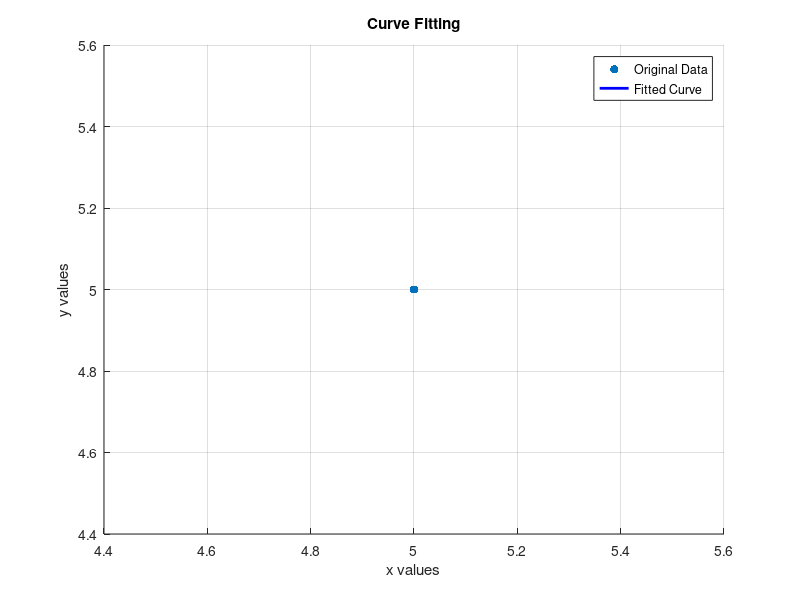

Recreate this plot in MATLAB.
clc; clear; close all;

% Ask user for the type of curve fitting
disp('Choose the type of curve fitting:');
disp('1: Linear (y = a + bx)');
disp('2: Quadratic (y = a + bx + cx^2)');
disp('3: Power Law (y = ax^b)');
disp('4: Exponential (y = a * b^x)');
disp('5: Exponential with e (y = a * e^(bx))');

choice = input('Enter your choice (1-5): ');

% Input Data Points as Strings and Convert to Numeric Arrays
x_str = input('Enter x values as space-separated numbers: ', 's');
y_str = input('Enter y values as space-separated numbers: ', 's');

x = str2num(x_str); % Convert string to numeric array
y = str2num(y_str);

% Ensure x and y are column vectors
x = x(:);
y = y(:);

% Fit the chosen model
switch choice
    case 1  % Linear: y = a + bx
        X = [ones(length(x),1), x];  % Design matrix
        coeffs = X \ y;  % Solve for a and b
        a = coeffs(1);
        b = coeffs(2);
        y_fit = a + b*x;
        fprintf('Fitted Equation: y = %.4f + %.4fx\n', a, b);

    case 2  % Quadratic: y = a + bx + cx^2
        X = [ones(length(x),1), x, x.^2];  % Design matrix
        coeffs = X \ y;  % Solve for a, b, and c
        a = coeffs(1);
        b = coeffs(2);
        c = coeffs(3);
        y_fit = a + b*x + c*x.^2;
        fprintf('Fitted Equation: y = %.4f + %.4fx + %.4fx^2\n', a, b, c);

    case 3  % Power Law: y = ax^b  (log-linear transformation)
        log_x = log(x);
        log_y = log(y);
        X = [ones(length(log_x),1), log_x];  
        coeffs = X \ log_y;  
        a = exp(coeffs(1));  % Convert back from log-space
        b = coeffs(2);
        y_fit = a * x.^b;
        fprintf('Fitted Equation: y = %.4fx^%.4f\n', a, b);

    case 4  % Exponential: y = a * b^x (log transformation)
        log_y = log(y);
        X = [ones(length(x),1), x];
        coeffs = X \ log_y;  
        a = exp(coeffs(1));  % Convert back from log-space
        b = exp(coeffs(2));
        y_fit = a * b.^x;
        fprintf('Fitted Equation: y = %.4f * %.4f^x\n', a, b);

    case 5  % Exponential with e: y = a * e^(bx)
        log_y = log(y);
        X = [ones(length(x),1), x];
        coeffs = X \ log_y;  
        a = exp(coeffs(1));  % Convert back from log-space
        b = coeffs(2);
        y_fit = a * exp(b*x);
        fprintf('Fitted Equation: y = %.4f * e^(%.4fx)\n', a, b);

    otherwise
        error('Invalid choice. Please run the script again and enter a number between 1 and 5.');
end

% Plot the original data and fitted curve
figure;
scatter(x, y, 'ro', 'filled'); hold on;
plot(x, y_fit, 'b-', 'LineWidth', 2);
legend('Original Data', 'Fitted Curve');
xlabel('x values');
ylabel('y values');
title('Curve Fitting');
grid on;
